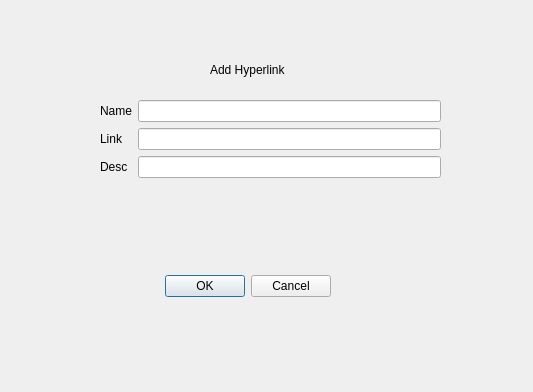
<?xml version="1.0" encoding="UTF-8"?>
<ui version="4.0">
 <class>Dialog</class>
 <widget class="QDialog" name="Dialog">
  <property name="geometry">
   <rect>
    <x>0</x>
    <y>0</y>
    <width>533</width>
    <height>392</height>
   </rect>
  </property>
  <property name="windowTitle">
   <string>Dialog</string>
  </property>
  <widget class="QDialogButtonBox" name="buttonBox">
   <property name="geometry">
    <rect>
     <x>160</x>
     <y>270</y>
     <width>171</width>
     <height>32</height>
    </rect>
   </property>
   <property name="orientation">
    <enum>Qt::Horizontal</enum>
   </property>
   <property name="standardButtons">
    <set>QDialogButtonBox::Cancel|QDialogButtonBox::Ok</set>
   </property>
  </widget>
  <widget class="QLabel" name="label">
   <property name="geometry">
    <rect>
     <x>210</x>
     <y>60</y>
     <width>91</width>
     <height>20</height>
    </rect>
   </property>
   <property name="text">
    <string>Add Hyperlink</string>
   </property>
  </widget>
  <widget class="QWidget" name="layoutWidget">
   <property name="geometry">
    <rect>
     <x>100</x>
     <y>100</y>
     <width>341</width>
     <height>101</height>
    </rect>
   </property>
   <layout class="QFormLayout" name="formLayout">
    <item row="0" column="0">
     <widget class="QLabel" name="label_2">
      <property name="text">
       <string>Name</string>
      </property>
     </widget>
    </item>
    <item row="0" column="1">
     <widget class="QLineEdit" name="lineEdit"/>
    </item>
    <item row="1" column="0">
     <widget class="QLabel" name="label_3">
      <property name="text">
       <string>Link</string>
      </property>
     </widget>
    </item>
    <item row="1" column="1">
     <widget class="QLineEdit" name="lineEdit_2"/>
    </item>
    <item row="2" column="0">
     <widget class="QLabel" name="label_4">
      <property name="text">
       <string>Desc</string>
      </property>
     </widget>
    </item>
    <item row="2" column="1">
     <widget class="QLineEdit" name="lineEdit_3"/>
    </item>
   </layout>
  </widget>
 </widget>
 <resources/>
 <connections>
  <connection>
   <sender>buttonBox</sender>
   <signal>accepted()</signal>
   <receiver>Dialog</receiver>
   <slot>accept()</slot>
   <hints>
    <hint type="sourcelabel">
     <x>248</x>
     <y>254</y>
    </hint>
    <hint type="destinationlabel">
     <x>157</x>
     <y>274</y>
    </hint>
   </hints>
  </connection>
  <connection>
   <sender>buttonBox</sender>
   <signal>rejected()</signal>
   <receiver>Dialog</receiver>
   <slot>reject()</slot>
   <hints>
    <hint type="sourcelabel">
     <x>316</x>
     <y>260</y>
    </hint>
    <hint type="destinationlabel">
     <x>286</x>
     <y>274</y>
    </hint>
   </hints>
  </connection>
 </connections>
</ui>
